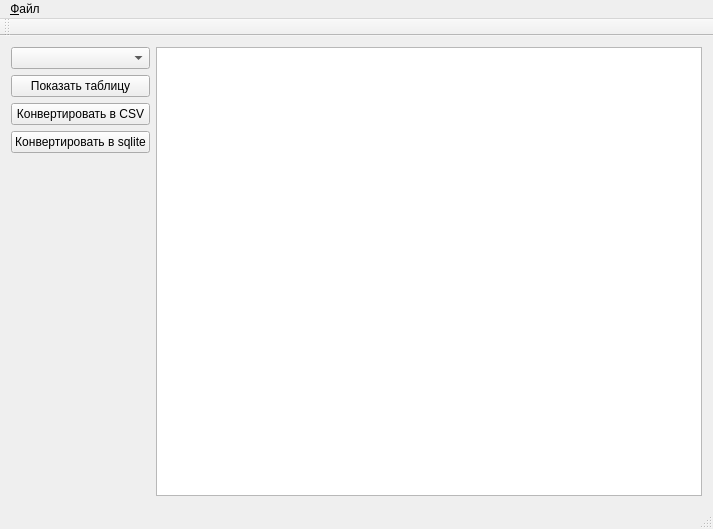
<?xml version="1.0" encoding="UTF-8"?>
<ui version="4.0">
 <class>MainWindow</class>
 <widget class="QMainWindow" name="MainWindow">
  <property name="geometry">
   <rect>
    <x>0</x>
    <y>0</y>
    <width>713</width>
    <height>529</height>
   </rect>
  </property>
  <property name="windowTitle">
   <string>Converter databases</string>
  </property>
  <widget class="QWidget" name="centralWidget">
   <layout class="QGridLayout" name="gridLayout">
    <item row="0" column="0">
     <widget class="QComboBox" name="tableBox"/>
    </item>
    <item row="0" column="1" rowspan="8">
     <widget class="QTableView" name="sqlView"/>
    </item>
    <item row="1" column="0">
     <widget class="QPushButton" name="showButton">
      <property name="text">
       <string>Показать таблицу</string>
      </property>
     </widget>
    </item>
    <item row="3" column="0">
     <widget class="QPushButton" name="convertSqlButton">
      <property name="text">
       <string>Конвертировать в sqlite</string>
      </property>
     </widget>
    </item>
    <item row="2" column="0">
     <widget class="QPushButton" name="convertButton">
      <property name="text">
       <string>Конвертировать в CSV</string>
      </property>
     </widget>
    </item>
   </layout>
  </widget>
  <widget class="QToolBar" name="mainToolBar">
   <attribute name="toolBarArea">
    <enum>TopToolBarArea</enum>
   </attribute>
   <attribute name="toolBarBreak">
    <bool>false</bool>
   </attribute>
  </widget>
  <widget class="QStatusBar" name="statusBar"/>
  <widget class="QMenuBar" name="menuBar">
   <property name="geometry">
    <rect>
     <x>0</x>
     <y>0</y>
     <width>713</width>
     <height>21</height>
    </rect>
   </property>
   <widget class="QMenu" name="menu">
    <property name="title">
     <string>&amp;Файл</string>
    </property>
    <addaction name="actionOpenDb"/>
    <addaction name="actionOpencsv"/>
   </widget>
   <addaction name="menu"/>
  </widget>
  <action name="actionOpenDb">
   <property name="text">
    <string>Открыть базу данных</string>
   </property>
  </action>
  <action name="actionOpencsv">
   <property name="text">
    <string>Открыть файл csv</string>
   </property>
  </action>
  <action name="actionClose">
   <property name="text">
    <string>Закрыть</string>
   </property>
  </action>
 </widget>
 <layoutdefault spacing="6" margin="11"/>
 <resources/>
 <connections/>
</ui>
